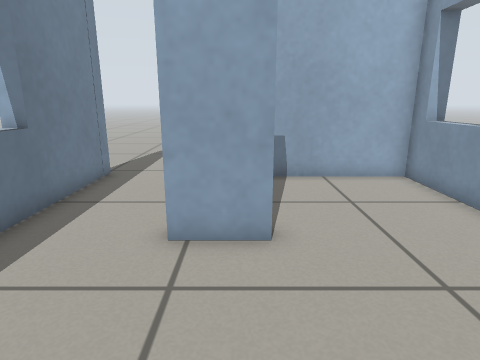
View 1 (above)

12 first-person views from a walk through a world built for the Gazebo simulator. The camera is 0.65 m above the floor, tilts 14° down and sees 75° across. The floor is counted in squares, 0.25 m on a side. Each view is taken from the middle of a square. On the plan, view 1 faces up. The plan holds only what a view shows up to about 20 squares ahead; the rest is blank. Robots are left out.

View 2
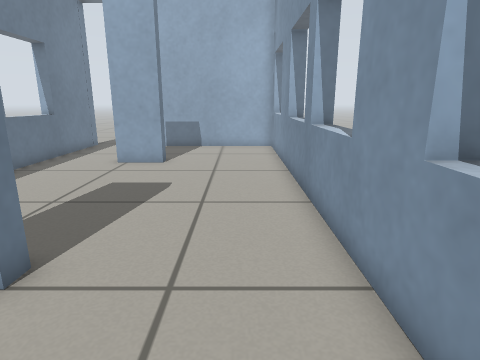

View 3
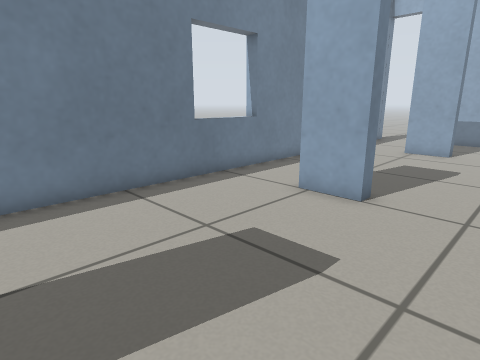

View 4
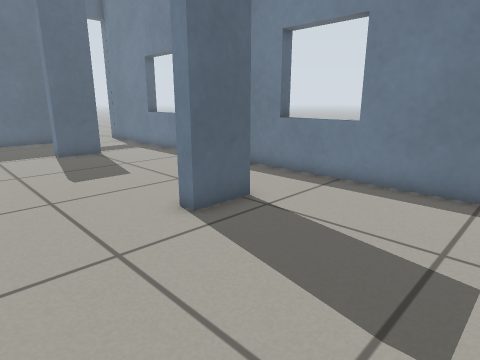

View 5
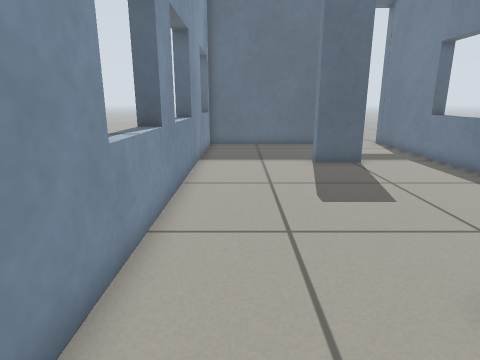

View 6
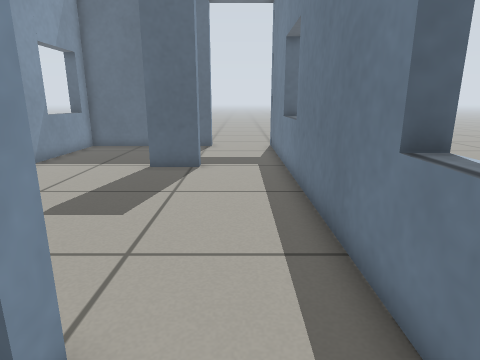

View 7
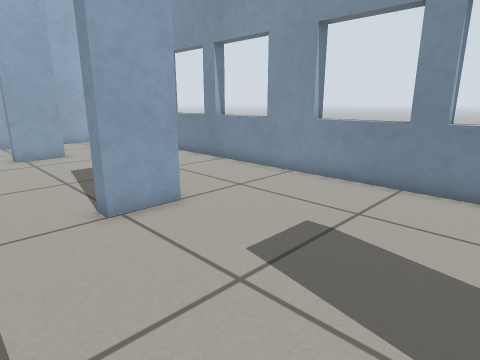

View 8
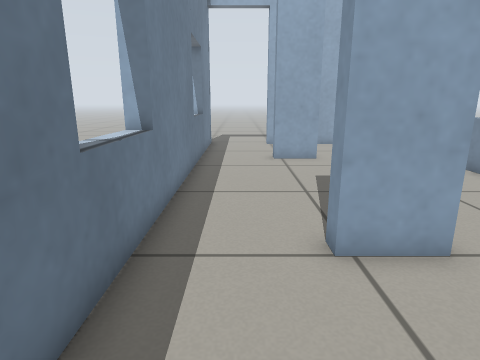

View 9
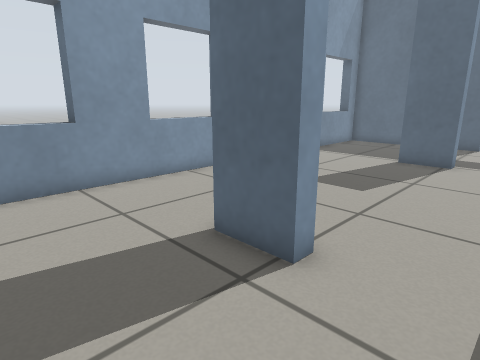

View 10
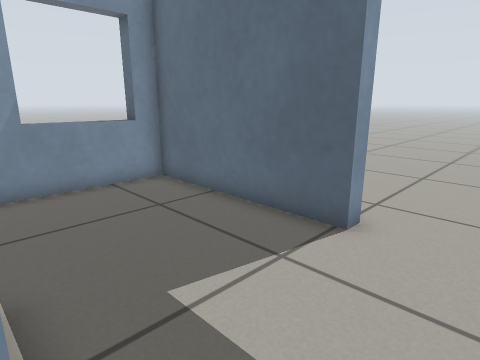

View 11
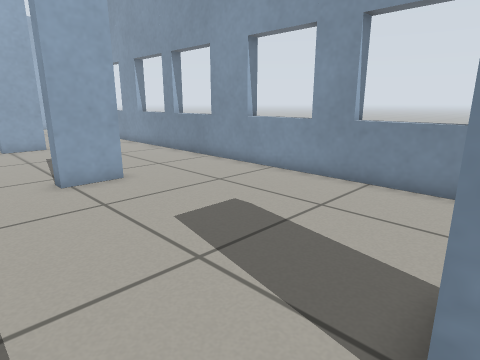

View 12
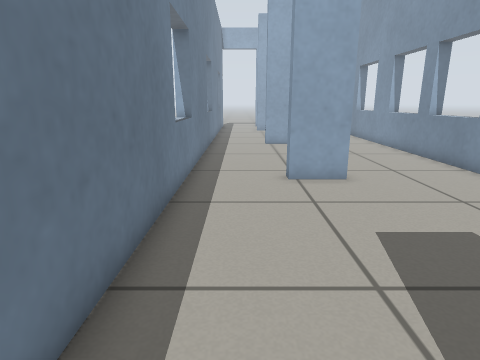

### Floor plan
Points are (right, up) in squares from view 1. A wall is a line through its corners. A room is listed if a view was taken in it or the views show most of it. See-through windows are left out.
Room 1 (views 1, 2, 3, 4, 5, 6, 7, 8, 9, 10, 11, 12)
walls: (0.6, -12.9) (0.6, -13.5) (-1.3, -13.5) (-1.3, -12.9) (0.6, -12.9); (0.6, -3.4) (0.6, -4.1) (-1.3, -4.1) (-1.3, -3.4); (-1.3, -24.3) (-1.3, -23.6) (0.6, -23.6) (0.6, -24.3); (0.6, 6.2) (0.6, 5.6) (-1.3, 5.6) (-1.3, 6.2); (-1.3, -29.9) (5.9, -29.9) (5.9, 10.9) (-1.3, 10.9); (-4.9, 11.6) (-4.9, -30.5)
ways out: open door at (-3.5, -30); open door at (-3.5, 11)

Where each view was taken, in squares from view 1:
view 1: 0 up, 0 right, facing up
view 2: 8 down, 4 right, facing up
view 3: 12 down, 4 right, facing up-left
view 4: 7 down, 5 right, facing down-left
view 5: 10 down, 4 right, facing down
view 6: 11 down, 3 left, facing down
view 7: 11 down, 4 left, facing up-right
view 8: 9 down, 3 left, facing up
view 9: 9 down, 4 left, facing down-right
view 10: 24 down, 4 left, facing down-right
view 11: 24 down, 4 left, facing up-right
view 12: 24 down, 3 left, facing up
